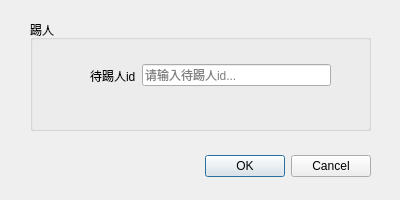
<?xml version="1.0" encoding="UTF-8"?>
<ui version="4.0">
 <class>Dialog</class>
 <widget class="QDialog" name="Dialog">
  <property name="geometry">
   <rect>
    <x>0</x>
    <y>0</y>
    <width>400</width>
    <height>200</height>
   </rect>
  </property>
  <property name="windowTitle">
   <string>Dialog</string>
  </property>
  <widget class="QDialogButtonBox" name="kick_button">
   <property name="geometry">
    <rect>
     <x>30</x>
     <y>150</y>
     <width>341</width>
     <height>32</height>
    </rect>
   </property>
   <property name="orientation">
    <enum>Qt::Horizontal</enum>
   </property>
   <property name="standardButtons">
    <set>QDialogButtonBox::Cancel|QDialogButtonBox::Ok</set>
   </property>
  </widget>
  <widget class="QGroupBox" name="open_groupbox">
   <property name="geometry">
    <rect>
     <x>30</x>
     <y>20</y>
     <width>341</width>
     <height>111</height>
    </rect>
   </property>
   <property name="title">
    <string>踢人</string>
   </property>
   <widget class="QWidget" name="horizontalLayoutWidget_3">
    <property name="geometry">
     <rect>
      <x>60</x>
      <y>40</y>
      <width>241</width>
      <height>31</height>
     </rect>
    </property>
    <layout class="QHBoxLayout" name="usernamehl">
     <item>
      <widget class="QLabel" name="kick_id_label">
       <property name="styleSheet">
        <string notr="true">QPushButton{
background-color: rgb(179, 214, 230);
color: white;
border:2px solid #000000;
padding: 16px 32px;
text-align: center;
font-size: 16px;
margin:4px 2px;
border-radius: 12px;
hover{color: black};
hover{background-color: white};
hover{border: 2px solid #000000}
}</string>
       </property>
       <property name="text">
        <string>待踢人id</string>
       </property>
      </widget>
     </item>
     <item>
      <widget class="QLineEdit" name="num_text">
       <property name="toolTip">
        <string/>
       </property>
       <property name="whatsThis">
        <string>id</string>
       </property>
       <property name="inputMethodHints">
        <set>Qt::ImhDigitsOnly</set>
       </property>
       <property name="inputMask">
        <string comment="*"/>
       </property>
       <property name="text">
        <string extracomment="请输入用户id"/>
       </property>
       <property name="maxLength">
        <number>100000</number>
       </property>
       <property name="placeholderText">
        <string>请输入待踢人id...</string>
       </property>
      </widget>
     </item>
    </layout>
   </widget>
  </widget>
 </widget>
 <resources/>
 <connections>
  <connection>
   <sender>kick_button</sender>
   <signal>accepted()</signal>
   <receiver>Dialog</receiver>
   <slot>accept()</slot>
   <hints>
    <hint type="sourcelabel">
     <x>248</x>
     <y>254</y>
    </hint>
    <hint type="destinationlabel">
     <x>157</x>
     <y>274</y>
    </hint>
   </hints>
  </connection>
  <connection>
   <sender>kick_button</sender>
   <signal>rejected()</signal>
   <receiver>Dialog</receiver>
   <slot>reject()</slot>
   <hints>
    <hint type="sourcelabel">
     <x>316</x>
     <y>260</y>
    </hint>
    <hint type="destinationlabel">
     <x>286</x>
     <y>274</y>
    </hint>
   </hints>
  </connection>
 </connections>
</ui>
